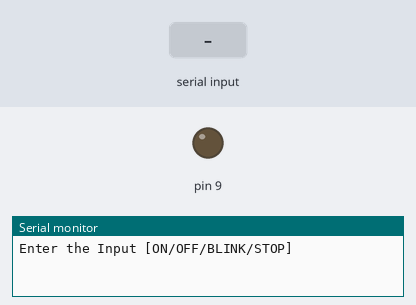
This sketch was run on a simulated Arduino Uno, built with avr-gcc and run on an emulated ATmega328P. Shown: output pins drawn as LEDs (lit = HIGH), the last lines printed to the serial monitor. Inputs (shaded band) come from the test bench.

Above: at 1.2 s.
1.3 s: "ON\n" received over Serial
At 3.4 s:
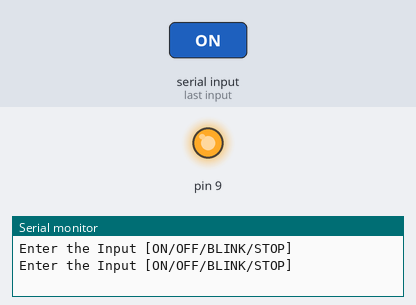
3.8 s: "off\n" received over Serial
At 5.3 s:
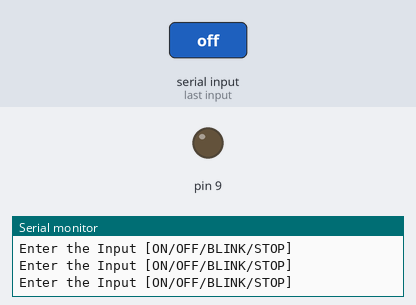
6.3 s: "on\n" received over Serial
At 8.4 s:
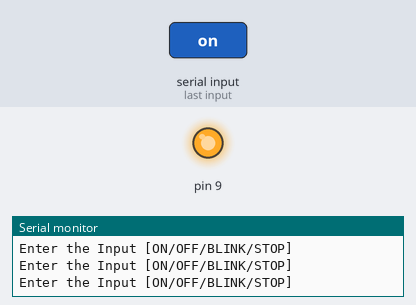
Timing chart, 0 to 9.9 s (numbered marks = the images above; inputs shaded):
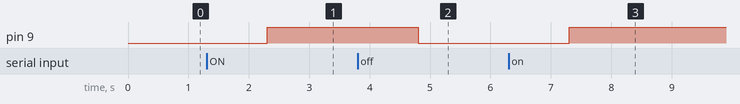

The sketch:

6.ino
```cpp
#define WAIT_TIME 100
#define BLINK_FREQ 1000

static bool blink_flag = false;
void setup(){
  Serial.begin(9600);//start serial comm
  DDRB |= (1<<PB1); // set pin9 as the output pin
  PORTB &= B000000; //flush PORTB to off

}

void loop(){
  Serial.println("Enter the Input [ON/OFF/BLINK/STOP]");

  while(Serial.available() == 0){//waits until user gives input
    if(blink_flag)//if the flag is set to blinking continue blinking
      blink();    // when asked to stop stop blinking
  }

  String  ip = Serial.readString();
  ip.replace("\n","");
  ip.replace("\r","");


  if(ip == "ON" || ip == "on") {
    blink_flag = false;
    on();
  }
  else if(ip == "off" || ip == "OFF") {
    blink_flag = false;
    off();
  }
  else if(ip == "blink" || ip == "BLINK"){
  	blink_flag = true;
    blink();
  }
  else if(ip == "stop" || ip == "STOP"){
    blink_flag = false;
    off();
  }
  else
    Serial.println("Invalid Input");


}

void on(){
  PORTB |= (1<<PB1);
  delay(WAIT_TIME);
}

void off(){
  PORTB &= ~(1<<PB1);
  blink_flag = false;
  delay(WAIT_TIME);
}

void blink(){
    PORTB |= (1<<PB1);
    delay(BLINK_FREQ);
    PORTB &= ~(1<<PB1);
    delay(BLINK_FREQ);
}
```

Measured:
- after the input at 1.3 s, pin 9: LOW → HIGH after 1.0 s
- after the input at 3.8 s, pin 9: HIGH → LOW after 1.0 s
- after the input at 6.3 s, pin 9: LOW → HIGH after 1.0 s
